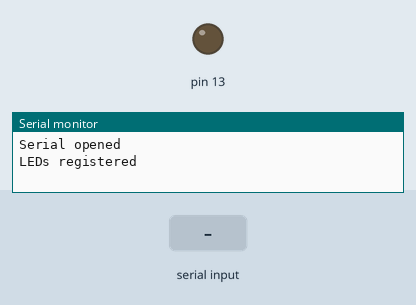
This sketch was run on a simulated Arduino Uno, built with avr-gcc and run on an emulated ATmega328P. Shown: output pins drawn as LEDs (lit = HIGH), the last lines printed to the serial monitor. The inputs (shaded band) are chosen by the test bench.

Above: at 3.2 s.
3.3 s: "1" received over Serial
At 3.9 s:
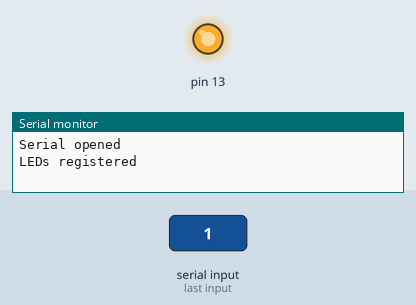
4.8 s: byte 255 (0xFF) received over Serial
6.3 s: "0" received over Serial
At 7.4 s:
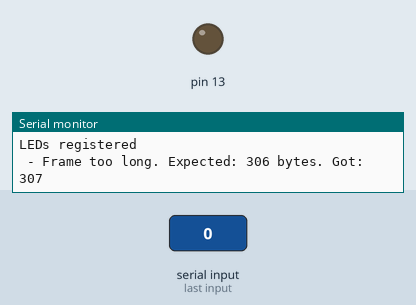
Timing chart, 0 to 9.3 s (numbered marks = the images above; inputs shaded):
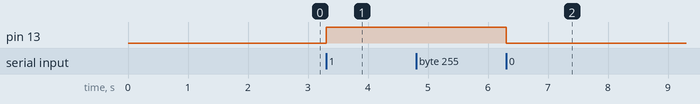

Measured:
- after the input at 3.3 s, pin 13: LOW → HIGH at once
- after the input at 6.3 s, pin 13: HIGH → LOW at once

The sketch:

src.ino
```cpp
#include <Arduino.h>
#include <SPI.h>
#include <FastLED.h>
#include <math.h>

////////////////////////////////////////////////////////////////////////////////////////////////////////////
// CONFIG
////////////////////////////////////////////////////////////////////////////////////////////////////////////
// 👇👇👇👇👇👇👇👇👇👇👇👇👇👇👇👇👇👇👇👇👇👇👇👇👇👇👇👇👇👇👇👇👇👇👇👇👇👇👇👇👇👇👇👇👇👇👇👇👇👇👇👇👇👇👇👇
const int TOTAL_NUM_LEDS = 102;
#define BAUD_RATE 1000000
// 👆👆👆👆👆👆👆👆👆👆👆👆👆👆👆👆👆👆👆👆👆👆👆👆👆👆👆👆👆👆👆👆👆👆👆👆👆👆👆👆👆👆👆👆👆👆👆👆👆👆👆👆👆👆👆👆
////////////////////////////////////////////////////////////////////////////////////////////////////////////
const int EXPECTED_BYTES_PER_FRAME = TOTAL_NUM_LEDS * 3;
CRGB g_dataBuffer[TOTAL_NUM_LEDS];
#define SERIAL_USB Serial

void setup()
{
    SERIAL_USB.begin(BAUD_RATE);
    delay(1000);
    SERIAL_USB.println("Serial opened");

    /**
     * Set up LEDs with the correct
     * - Integrated Circuit (eg WS2811)
     * - Pin (eg 15)
     * - Color channel ordering of the IC (eg GRB for Green, Red, Blue)
     *   We are going to fill `g_dataBuffer` in red, green, blue order, but different LED strips
     *   need to be told the destination order (eg. GRB) to use from that.
     * - Range of the g_dataBuffer.
     *   We use `g_dataBuffer + indexOffset` to indicate the address in memory the
     *   FastLED library should use as the place where the data for a given LED strip starts.
     *   Since g_dataBuffer is defined as `CRGB g_dataBuffer[NUM_LEDS]`, and CRGB is a 3 byte struct,
     *   `g_dataBuffer + 2` would skip 2*3=6 bytes.
     * 👇👇👇👇👇👇👇👇👇👇👇👇👇👇👇👇👇👇👇👇👇👇👇👇👇👇👇👇👇👇👇👇👇👇👇👇👇👇👇👇👇👇👇👇👇👇👇👇👇👇👇👇👇👇👇👇👇👇👇
     */
    const int ledsInStrip0 = 102; // TODO(JULIAN+BEHNAZ): Add a diagram to explain what is going on!!!
    int indexOffset = 0;
    FastLED.addLeds<WS2811, 10 /* PIN */, GRB>(g_dataBuffer + indexOffset, ledsInStrip0 /* #LEDs in this strip */);
    indexOffset += ledsInStrip0;
    // const int ledsInStrip1 = 10;
    // FastLED.addLeds<WS2811, 11 /* PIN */, GRB>(g_dataBuffer + indexOffset, ledsInStrip1 /* #LEDs in this strip */);
    // indexOffset += ledsInStrip1;
    // 👆👆👆👆👆👆👆👆👆👆👆👆👆👆👆👆👆👆👆👆👆👆👆👆👆👆👆👆👆👆👆👆👆👆👆👆👆👆👆👆👆👆👆👆👆👆👆👆👆👆👆👆👆👆👆👆👆👆👆
    SERIAL_USB.println("LEDs registered");
    delay(1000);

    pinMode(13, OUTPUT);
}

bool g_isReadingFrame = false;
int g_dataBytesRead = EXPECTED_BYTES_PER_FRAME; // Start with the state we would get after reading a frame
void loop()
{
    /**
     * The general protocol implemented below is:
     * Every "packet" begins with 0xFF and is followed by EXPECTED_BYTES_PER_FRAME bytes that contain LED data
     * and are not 0xFF. If we get too many or too few LED data bytes in a frame, we complain in a human-readable message.
     *
     * When we get a 0xFF, we set `g_isReadingFrame = true` and reset g_dataBytesRead to 0.
     * When we get any other byte, we read it into g_dataBuffer as long as g_isReadingFrame is true.
     * When we get the final byte of a frame while g_isReadingFrame is true, we display the frame and set g_isReadingFrame = false.
     */

    while (SERIAL_USB.available())
    {
        digitalWrite(13, !g_isReadingFrame);
        int got = Serial.read();
        if (got == 0xFF)
        { // Got a frame header byte indicating the remaining bytes should be usable data
            if (g_isReadingFrame)
            {
                // Message is too short because we expected to see non-start data when reading
                SERIAL_USB.print(" - Frame too short. Expected: ");
                SERIAL_USB.print(EXPECTED_BYTES_PER_FRAME, DEC);
                SERIAL_USB.print(" bytes. Got: ");
                SERIAL_USB.println(g_dataBytesRead, DEC);
            }
            else if (g_dataBytesRead > EXPECTED_BYTES_PER_FRAME)
            {
                // Message is too long because we only expect to see a start symbol after reading a complete message
                SERIAL_USB.print(" - Frame too long. Expected: ");
                SERIAL_USB.print(EXPECTED_BYTES_PER_FRAME, DEC);
                SERIAL_USB.print(" bytes. Got: ");
                SERIAL_USB.println(g_dataBytesRead, DEC);
            }

            // Irrespective of how we got here, getting 0xFF indicates that the next byte(s) should be LED data
            g_isReadingFrame = true;
            g_dataBytesRead = 0;
        }
        else
        { // Got a data byte (not 0xFF)
            if (g_isReadingFrame)
            {
                char *rawBuffer = (char *)g_dataBuffer; // byte pointer to the beginning of `g_dataBuffer`
                // rawBuffer[g_dataBytesRead] = (char)got; // equivalent to below:
                *(rawBuffer + g_dataBytesRead) = (char)got; // store got at the address `rawBuffer + g_dataBytesRead`
                g_dataBytesRead++;
                if (g_dataBytesRead == EXPECTED_BYTES_PER_FRAME)
                {
                    // We have read sufficient bytes for one frame, so display it and wait for the start of the next one
                    FastLED.show();
                    g_isReadingFrame = false;
                }
            }
            else
            { // We expected to see a frame header (0xFF) but we got a data byte. Increment to count how many extra bytes we got
                g_dataBytesRead++;
            }
        }
    }
}
```
